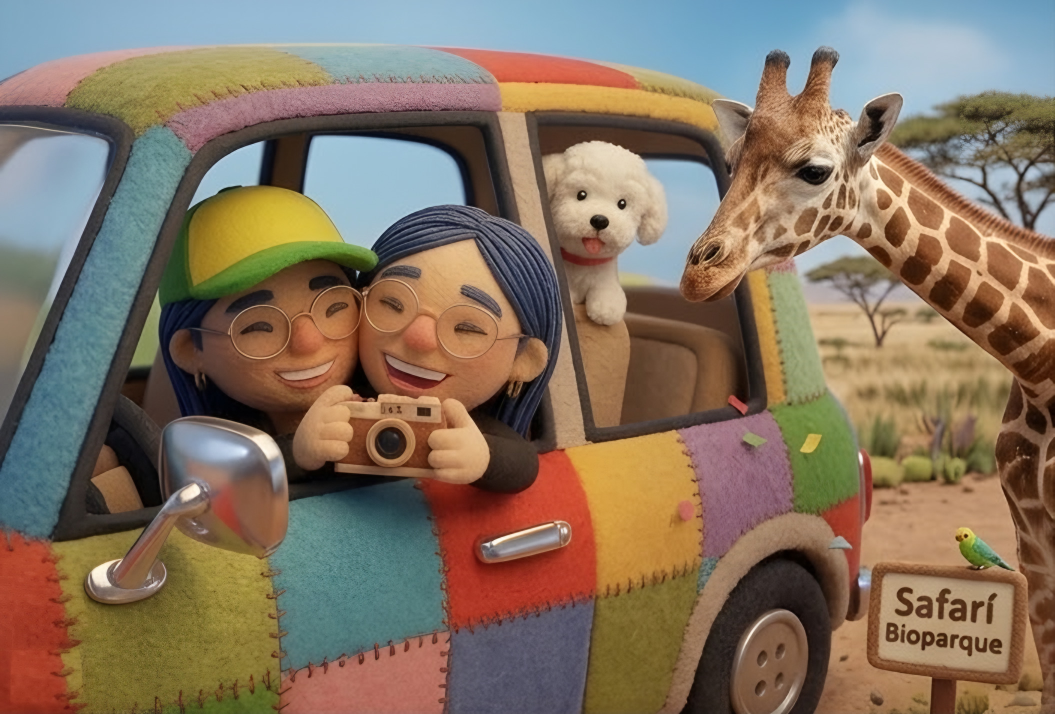
#> input picture proyectos/video-aniversario/assets/scenes/hd/safari_original.jpg, 2109 x 1428 px (shown at 1/2 size)
$ python fix_safari_diego.py
#> lines starting #> are read from the running program, lines starting #| are printed output that depends on the picture; after the words box and inside, x2 and y2 are one past the last pixel; in counts of white or black regions, pixels touching at a corner belong together
"""Safari: el de la gorra ahora es Diego (en la lámina original salían dos Fannys).

Diego lo notó en el episodio: en la lámina del safari los dos personajes
tenían la cara y el pelo azul de Fanny, así que él no salía. Con solo
recolorear el pelo seguía pareciendo Fanny, así que se hace un trasplante
de cabeza con arte que ya existe:

- La cabeza de Diego sale de la lámina del CAFÉ, donde tiene casi la misma
  pose que el de la gorra: inclinado hacia Fanny (~16°), ojos cerrados de
  gusto, lentes redondos y sonrisa. Se alinea por los dos lentes (escala,
  giro y posición), así que la cara cae exactamente donde estaba la otra.
- Se recorta con una silueta a mano (pelo + cara + cuello) y se excluye la
  luz de la ventana que se asoma entre los rizos.
- Fanny, las manos y la cámara quedan DELANTE (máscaras de oclusión), así
  que siguen mejilla con mejilla.
- El color se iguala en Lab con la piel del personaje original (misma luz
  del safari) y se le quita el arete que traía.

Se aplica a hd/safari.jpg (y raw/safari.png se deriva de ahí). Los
originales se guardan una sola vez como *_original.* para poder repetir el
arreglo o deshacerlo.

Uso: python3 tools/fix_safari_diego.py
"""
import shutil
from pathlib import Path

import cv2
import numpy as np

ROOT = Path(__file__).resolve().parent.parent
SC = ROOT / "assets" / "scenes"

# todo en px de lámina raw (café 347x391, safari 703x476)
CAFE_LENSES = ((100.0, 190.0), (150.0, 176.0))   # centros de los lentes de Diego en el café
SAFARI_LENSES = ((174.0, 221.0), (220.0, 207.0))  # centros de los lentes del de la gorra en el safari
GROW = 1.1   # Diego un poquito más grande que el personaje original (y así su pelo tapa toda la gorra)
NUDGE = (5.0, -1.0)  # y un pelín hacia Fanny, para que las mejillas se toquen
# silueta de la cabeza de Diego en el café (pelo, cara y el cuello del suéter)
CAFE_HEAD = np.array([[16, 118], [30, 96], [52, 82], [78, 74], [104, 70], [125, 80], [138, 91], [148, 105],
                      [156, 119], [162, 133], [163, 145], [160, 152], [162, 160], [164, 170], [163, 185],
                      [158, 197], [150, 206], [140, 214], [130, 226], [118, 240], [96, 250], [70, 256],
                      [44, 258], [24, 250], [14, 222], [12, 170]], np.float32)
CAFE_SKIN = [(80, 202, 98, 218), (132, 196, 152, 210)]  # mejillas (x0, y0, x1, y1)
SAFARI_SKIN = [(140, 228, 156, 246), (196, 222, 214, 234)]
# lo que queda delante de Diego en el safari
FANNY = np.array([[250, 138], [262, 126], [300, 118], [340, 122], [368, 142], [380, 330], [252, 330],
                  [246, 262], [244, 222], [245, 200], [249, 184], [250, 160]], np.float32)
CAP_GAP = np.array([[205, 112], [255, 112], [255, 262], [205, 262]], np.float32)
OLD_CAP = np.array([[96, 112], [252, 112], [252, 206], [96, 206]], np.float32)  # donde estaba la gorra
HANDS = np.array([[197, 262], [204, 253], [232, 255], [262, 259], [300, 261], [323, 265], [326, 330],
                  [195, 330]], np.float32)


def similarity(src, dst, grow=1.0):
    (a1, a2), (b1, b2) = np.array(src), np.array(dst)
    va, vb = a2 - a1, b2 - b1
    s = np.linalg.norm(vb) / np.linalg.norm(va) * grow
    ang = np.arctan2(vb[1], vb[0]) - np.arctan2(va[1], va[0])
    c, n = s * np.cos(ang), s * np.sin(ang)
    ma, mb = (a1 + a2) / 2, (b1 + b2) / 2
    M = np.array([[c, -n, 0], [n, c, 0]], np.float64)
    M[:, 2] = mb - M[:, :2] @ ma
    return M


def poly_mask(shape, pts, k, feather):
    m = np.zeros(shape[:2], np.float32)
    cv2.fillPoly(m, [np.round(pts * k).astype(np.int32)], 1.0)
    return cv2.GaussianBlur(m, (0, 0), feather * k) if feather else m


def lab_stats(img, boxes, k):
    lab = cv2.cvtColor(img, cv2.COLOR_BGR2LAB).astype(np.float32)
    px = np.concatenate([lab[int(y0 * k):int(y1 * k), int(x0 * k):int(x1 * k)].reshape(-1, 3) for x0, y0, x1, y1 in boxes])
    return px.mean(0), px.std(0) + 1e-3


def main():
    hd = SC / "hd" / "safari.jpg"
    raw = SC / "raw" / "safari.png"
    for p in (hd, raw):
        orig = p.with_name(p.stem + "_original" + p.suffix)
        if not orig.exists():
            shutil.copy2(p, orig)
    base = cv2.imread(str(hd.with_name("safari_original.jpg")))
#> base is the input picture: shape (1428, 2109, 3); mean B, G, R 96.2, 114.5, 131.7
    cafe = cv2.imread(str(SC / "hd" / "cafe.jpg"))
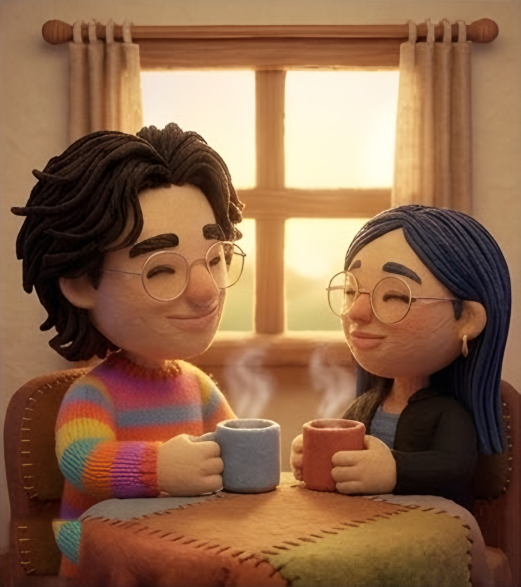
#> input picture proyectos/video-aniversario/assets/scenes/hd/cafe.jpg, 1041 x 1173 px (shown at 1/2 size)
#> cafe is the input picture: shape (1173, 1041, 3); mean B, G, R 73.3, 101.8, 141.2
    k = base.shape[1] / 703            # px de HD por px de lámina (3)
#> k = 3
    kc = cafe.shape[1] / 347
#> kc = 3
    M = similarity(CAFE_LENSES, SAFARI_LENSES, GROW)   # café raw -> safari raw
    M[:, 2] += NUDGE
    # a píxeles HD: x_s = k * M @ [x_c / kc, 1]
    Mh = M.copy()
    Mh[:, :2] *= k / kc
    Mh[:, 2] *= k
    H, W = base.shape[:2]
#> H = 1428; W = 2109
    # silueta: el contorno de su pelo y su cara, sin la luz de ventana entre los rizos
    sil = poly_mask(cafe.shape, CAFE_HEAD, kc, 0)
#> in poly_mask, `cv2.fillPoly(m, [np.round(pts * k).astype(np.int32)], 1.0)`:
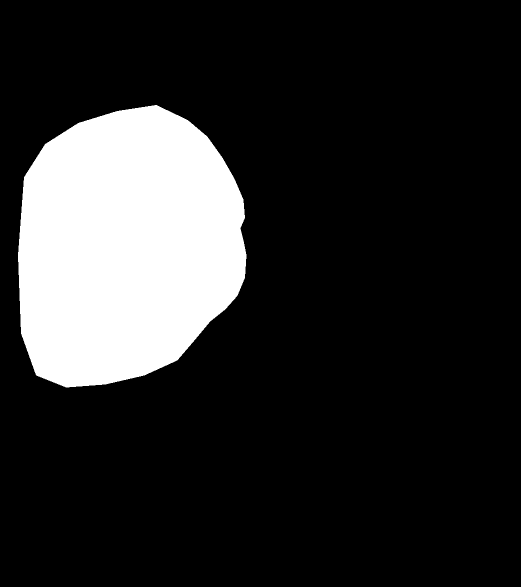
#> m: shape (1173, 1041) float32 (shown at 1/2 size); values 0 (black) and 1 (white), 16.8% white; 1 white region, box (x1, y1, x2, y2) and area: (36, 210, 493, 775) 205387
    hsv = cv2.cvtColor(cafe, cv2.COLOR_BGR2HSV)
#> hsv: shape (1173, 1041, 3); mean H, S, V 22.1, 135.5, 141.6
    xs = np.arange(cafe.shape[1])[None, :] / kc
    ys_c = np.arange(cafe.shape[0])[:, None] / kc
#> ys_c = 1173 values from 0 to 390.7
    window = ((hsv[..., 2] > 200) & (hsv[..., 1] < 110) & (xs > 145) & (ys_c < 160)) | \
             ((hsv[..., 2] > 185) & (hsv[..., 1] < 140) & (xs > 148) & (ys_c >= 160) & (ys_c < 206)) | \
             ((hsv[..., 2] > 195) & (hsv[..., 1] < 120) & (ys_c < 96))  # ventana arriba de su pelo
#> window: shape (1173, 1041) bool; 11% white; 79 white regions (64 under 20 px), largest, box (x1, y1, x2, y2) and area: (567, 136, 826, 385) 58637, (244, 137, 513, 381) 36632, (565, 414, 790, 618) 21791
    window = window.astype(np.uint8)
    window = cv2.dilate(window, np.ones((3, 3), np.uint8)).astype(np.float32)
#> window: shape (1173, 1041) float32; values 0 (black) and 1 (white), 11.6% white; 40 white regions (20 under 20 px), largest, box (x1, y1, x2, y2) and area: (566, 135, 827, 386) 60003, (243, 136, 514, 386) 38074, (564, 407, 856, 619) 31614
    sil *= 1 - window
#> sil: shape (1173, 1041) float32; values 0 (black) and 1 (white), 15.9% white; 5 white regions (4 under 20 px), largest, box (x1, y1, x2, y2) and area: (36, 217, 490, 775) 194699
    sil = cv2.GaussianBlur(sil, (0, 0), 0.9 * kc)
    head = cv2.warpAffine(cafe, Mh, (W, H), flags=cv2.INTER_CUBIC, borderMode=cv2.BORDER_REFLECT)
    msk = cv2.warpAffine(sil, Mh, (W, H), flags=cv2.INTER_LINEAR)
    # Fanny, las manos y la cámara van delante
    front = np.maximum(poly_mask(base.shape, FANNY, k, 0.9), poly_mask(base.shape, HANDS, k, 0.9))
#> in poly_mask (call 2), `cv2.fillPoly(m, [np.round(pts * k).astype(np.int32)], 1.0)`: m: shape (1428, 2109) float32; values 0 (black) and 1 (white), 7.7% white; 1 white region, box (x1, y1, x2, y2) and area: (732, 354, 1141, 991) 233170
#> in poly_mask (call 3), `cv2.fillPoly(m, [np.round(pts * k).astype(np.int32)], 1.0)`: m: shape (1428, 2109) float32; values 0 (black) and 1 (white), 2.8% white; 1 white region, box (x1, y1, x2, y2) and area: (585, 759, 979, 991) 83323
    msk *= 1 - front
    # color: la piel de Diego con la luz del safari (transferencia en Lab)
    ms, ss = lab_stats(head, [tuple(np.r_[M @ [x0, y0, 1], M @ [x1, y1, 1]]) for x0, y0, x1, y1 in CAFE_SKIN], k)
#> in lab_stats, `lab = cv2.cvtColor(img, cv2.COLOR_BGR2LAB).astype(np.float32)`:
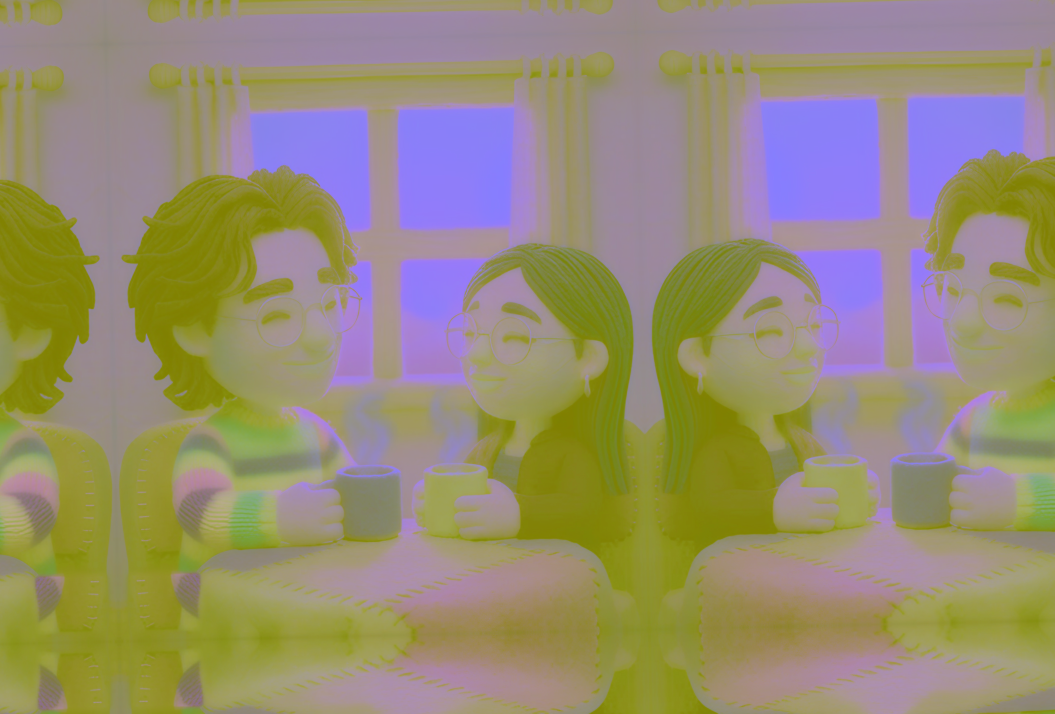
#> lab: shape (1428, 2109, 3) float32 (shown at 1/2 size); mean B, G, R 114.9, 140.8, 150.2
#> ms = [123, 148.4, 155.8]; ss = [32.86, 6.23, 6.27]
    mt, st = lab_stats(base, SAFARI_SKIN, k)
#> call 2 of lab_stats, with k = 3
#> in lab_stats (call 2), `lab = cv2.cvtColor(img, cv2.COLOR_BGR2LAB).astype(np.float32)`:
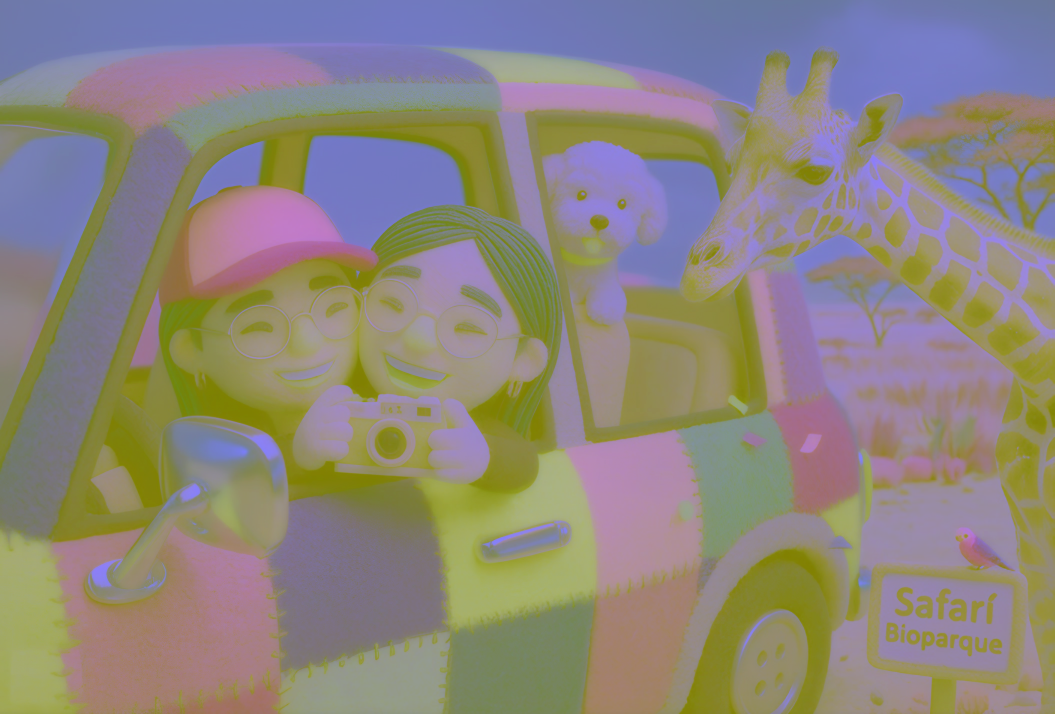
#> lab: shape (1428, 2109, 3) float32 (shown at 1/2 size); mean B, G, R 125.5, 132.7, 142.3
#> mt = [102.2, 148.1, 150.5]; st = [25.7, 7.52, 9.82]
    lab = cv2.cvtColor(head, cv2.COLOR_BGR2LAB).astype(np.float32)
    lab = (lab - ms) * np.clip(st / ss, 0.7, 1.4) + mt
    head = cv2.cvtColor(np.clip(lab, 0, 255).astype(np.uint8), cv2.COLOR_LAB2BGR)
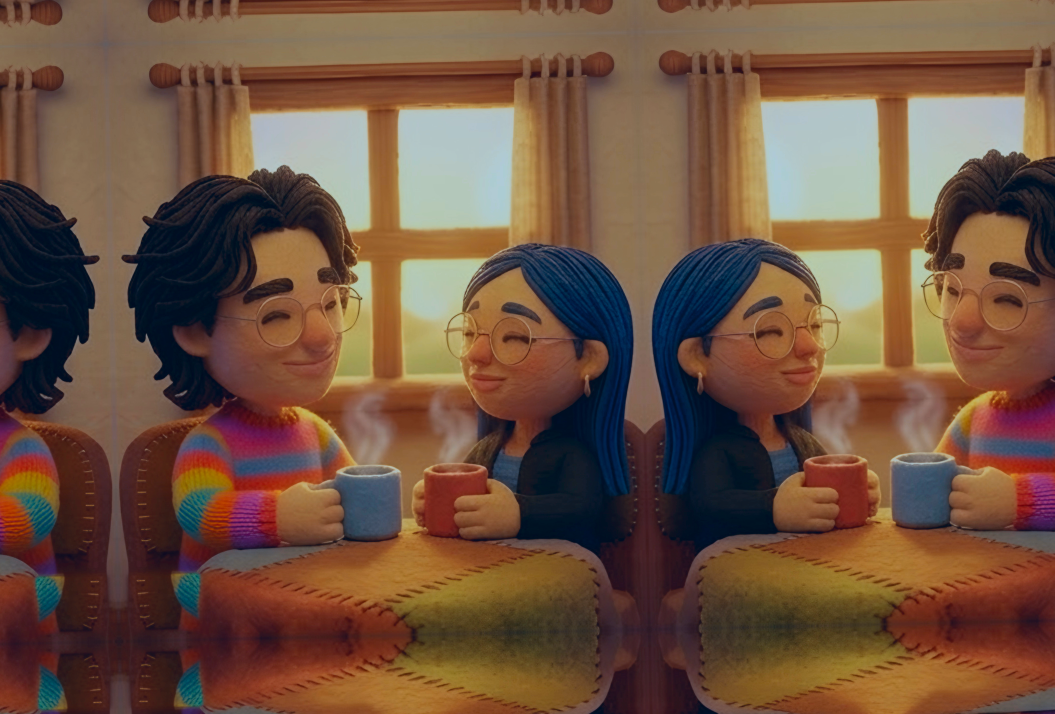
#> head: shape (1428, 2109, 3) (shown at 1/2 size); mean B, G, R 64.5, 82.5, 111.5
    # un poco de nitidez para igualar el grano del safari
    blur = cv2.GaussianBlur(head, (0, 0), 1.2)
    head = cv2.addWeighted(head, 1.35, blur, -0.35, 0)
    # debajo de los bordes suaves del pelo de Diego no debe quedar verde de la visera
    bh0 = cv2.cvtColor(base, cv2.COLOR_BGR2HSV)
#> bh0: shape (1428, 2109, 3); mean H, S, V 45.5, 107.3, 143.8
    cap0 = (bh0[..., 0] > 18) & (bh0[..., 0] < 90) & (bh0[..., 1] > 70) & (poly_mask(base.shape, OLD_CAP, k, 0) > 0.5)
#> in poly_mask (call 4), `cv2.fillPoly(m, [np.round(pts * k).astype(np.int32)], 1.0)`: m: shape (1428, 2109) float32; values 0 (black) and 1 (white), 4.4% white; 1 white region, box (x1, y1, x2, y2) and area: (288, 336, 757, 619) 132727
#> cap0: shape (1428, 2109) bool; 2.1% white; 49 white regions (42 under 20 px), largest, box (x1, y1, x2, y2) and area: (317, 369, 757, 616) 61790, (297, 589, 315, 619) 237, (292, 423, 307, 433) 57
    cap0 = cv2.dilate(cap0.astype(np.uint8) * 255, np.ones((7, 7), np.uint8))
#> cap0: shape (1428, 2109); 2.3% white; 11 white regions, largest, box (x1, y1, x2, y2) and area: (294, 363, 760, 622) 68060, (289, 420, 310, 446) 383, (326, 335, 349, 358) 283
    under = cv2.inpaint(base, cap0, int(6 * k), cv2.INPAINT_TELEA)
    out = under.astype(np.float32) * (1 - msk[..., None]) + head.astype(np.float32) * msk[..., None]
    out = np.clip(out, 0, 255).astype(np.uint8)
    # lo que queda de la gorra y del hueco entre las cabezas:
    #   - arriba, donde no hay Fanny: el cielo que se ve por la ventana del coche
    #   - junto a Fanny (mejilla con mejilla): se rellena suave con lo que lo rodea (piel/pelo)
    fan = poly_mask(base.shape, FANNY, k, 0) > 0.5
    zone = poly_mask(base.shape, CAP_GAP, k, 0) > 0.5
#> in poly_mask (call 6), `cv2.fillPoly(m, [np.round(pts * k).astype(np.int32)], 1.0)`:
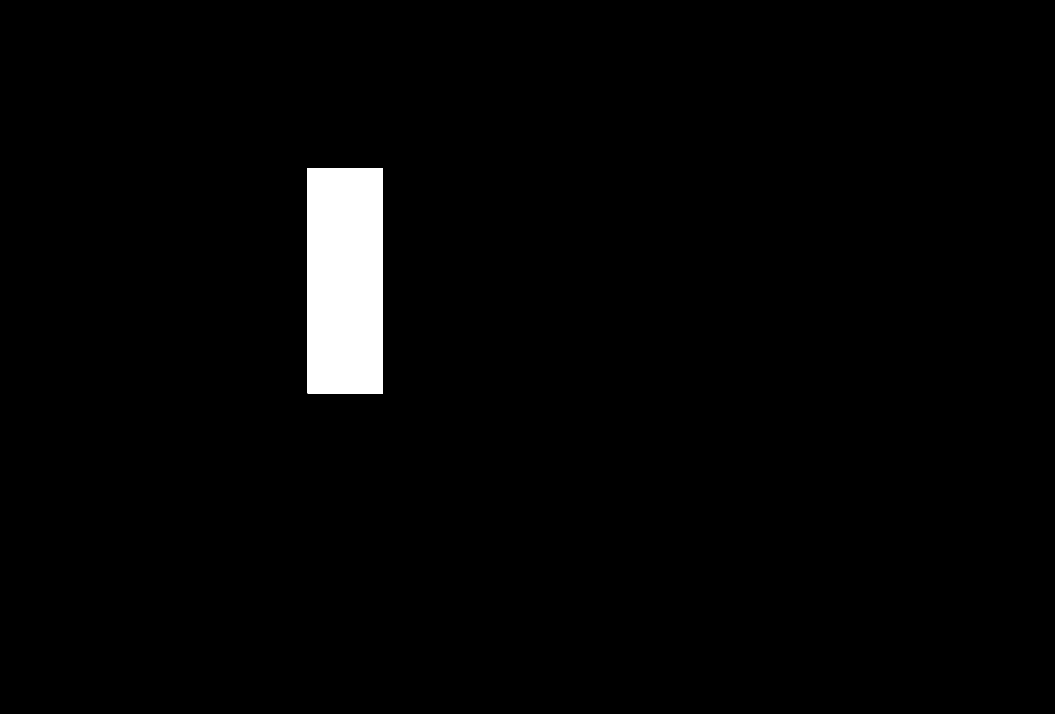
#> m: shape (1428, 2109) float32 (shown at 1/2 size); values 0 (black) and 1 (white), 2.3% white; 1 white region, box (x1, y1, x2, y2) and area: (615, 336, 766, 787) 68101
    bh = cv2.cvtColor(base, cv2.COLOR_BGR2HSV)
    old_cap = (bh[..., 0] > 18) & (bh[..., 0] < 90) & (bh[..., 1] > 70) & (poly_mask(base.shape, OLD_CAP, k, 0) > 0.5)
    old_cap = cv2.dilate(old_cap.astype(np.uint8), np.ones((7, 7), np.uint8)) > 0
    sky_row = base[int(104 * k)].astype(np.float32)
#> sky_row = 2109 rows, first 8: [103, 109, 122], [103, 109, 122], [104, 110, 121], [104, 110, 121], [104, 110, 121], [106, 110, 121], [106, 110, 121], [106, 110, 121]
    res = out.astype(np.float32)
    hole = np.zeros((H, W), np.uint8)
    for y in range(int(108 * k), int(262 * k)):
        xs_f = np.nonzero(fan[y, int(225 * k):int(270 * k)])[0]
        xf = int(225 * k) + xs_f[0] if xs_f.size else None
        for x in range(int(150 * k), int(262 * k)):
            if fan[y, x] or msk[y, x] > 0.92:
                continue
            near = xf is not None and x > xf - 16 * k and zone[y, x]
            if not (old_cap[y, x] or near):
                continue
            if xf is None:
                a = 1 - msk[y, x] / 0.92
                res[y, x] = res[y, x] * (1 - a) + sky_row[x] * (1 - 0.08 * (y - 108 * k) / (60 * k)) * a
            elif msk[y, x] < 0.5:
                hole[y, x] = 255
#> hole: shape (1428, 2109); 0.59% white; 5 white regions (3 under 20 px), largest, box (x1, y1, x2, y2) and area: (685, 373, 766, 786) 17811, (703, 499, 708, 505) 22
    out = np.clip(res, 0, 255).astype(np.uint8)
    out = cv2.inpaint(out, cv2.dilate(hole, np.ones((3, 3), np.uint8)), int(5 * k), cv2.INPAINT_TELEA)
    cv2.imwrite(str(hd), out, [cv2.IMWRITE_JPEG_QUALITY, 95])
    small = cv2.resize(out, (703, 476), interpolation=cv2.INTER_AREA)
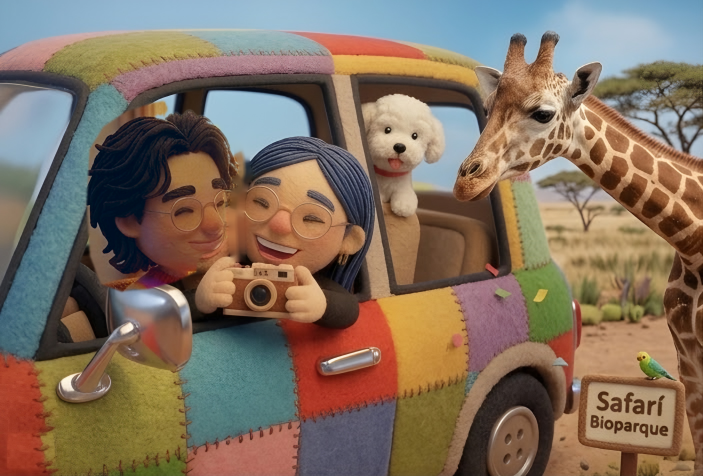
#> small: shape (476, 703, 3); mean B, G, R 95.3, 111.8, 129.6
    cv2.imwrite(str(raw), small)
    lens = [tuple(np.round(M @ [x, y, 1], 1)) for x, y in CAFE_LENSES]
#> lens = [(176.7, 220.7), (227.3, 205.3)]
    mouth = tuple(np.round(M @ [121, 211, 1], 1))
    print(f"safari: cabeza de Diego (del café) en su lugar · lentes en {lens} · boca en {mouth} · escala {np.linalg.norm(M[:, 0]):.3f}")
#| safari: cabeza de Diego (del café) en su lugar · lentes en [(176.7, 220.7), (227.3, 205.3)] · boca en (198.6, 241.6) · escala 1.019


if __name__ == "__main__":
    main()
